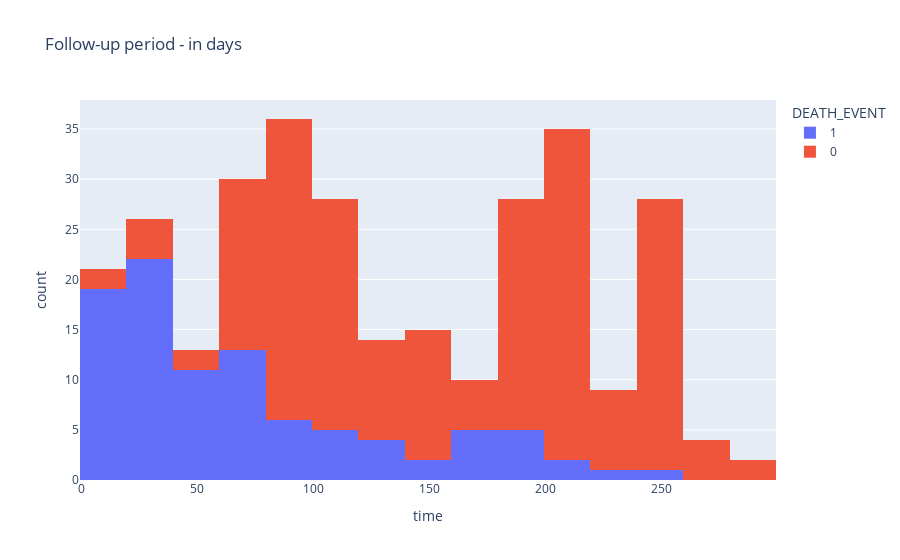

The notebook cell saved with this chart:
### Code cell
px.histogram(heart_dataset, x = "time", color = "DEATH_EVENT", title = "Follow-up period - in days")

### Figure 1 — Plotly figure (JSON) as saved in the notebook; plotly's stock layout.template omitted (floating-point values rounded to 4 significant figures; data arrays with more than 128 entries replaced by an {"elided": "..."} marker saying what was removed)
{"data": [{"alignmentgroup": "True", "bingroup": "x", "hovertemplate": "DEATH_EVENT=1<br>time=%{x}<br>count=%{y}<extra></extra>", "legendgroup": "1", "marker": {"color": "#636efa", "pattern": {"shape": ""}}, "name": "1", "offsetgroup": "1", "orientation": "v", "showlegend": true, "type": "histogram", "x": [4, 6, 7, 7, 8, 8, 10, 10, 10, 10, 10, 10, 11, 11, 13, 14, 14, 15, 15, 20, 20, 23, 23, 24, 26, 26, 26, 27, 28, 28, 29, 30, 30, 30, 30, 31, 32, 33, 33, 35, 38, 40, 41, 42, 43, 43, 43, 44, 45, 50, 55, 59, 60, 60, 61, 64, 65, 65, 66, 67, 72, 73, 73, 77, 78, 82, 88, 90, 90, 95, 96, 100, 109, 111, 113, 115, 126, 129, 130, 135, 150, 154, 162, 170, 171, 172, 172, 180, 180, 193, 196, 198, 207, 214, 235, 241], "xaxis": "x", "yaxis": "y"}, {"alignmentgroup": "True", "bingroup": "x", "hovertemplate": "DEATH_EVENT=0<br>time=%{x}<br>count=%{y}<extra></extra>", "legendgroup": "0", "marker": {"color": "#EF553B", "pattern": {"shape": ""}}, "name": "0", "offsetgroup": "0", "orientation": "v", "showlegend": true, "type": "histogram", "x": {"elided": "203 int values"}, "xaxis": "x", "yaxis": "y"}], "layout": {"barmode": "relative", "legend": {"title": {"text": "DEATH_EVENT"}, "tracegroupgap": 0}, "title": {"text": "Follow-up period - in days"}, "xaxis": {"anchor": "y", "domain": [0, 1], "title": {"text": "time"}}, "yaxis": {"anchor": "x", "domain": [0, 1], "title": {"text": "count"}}}}
